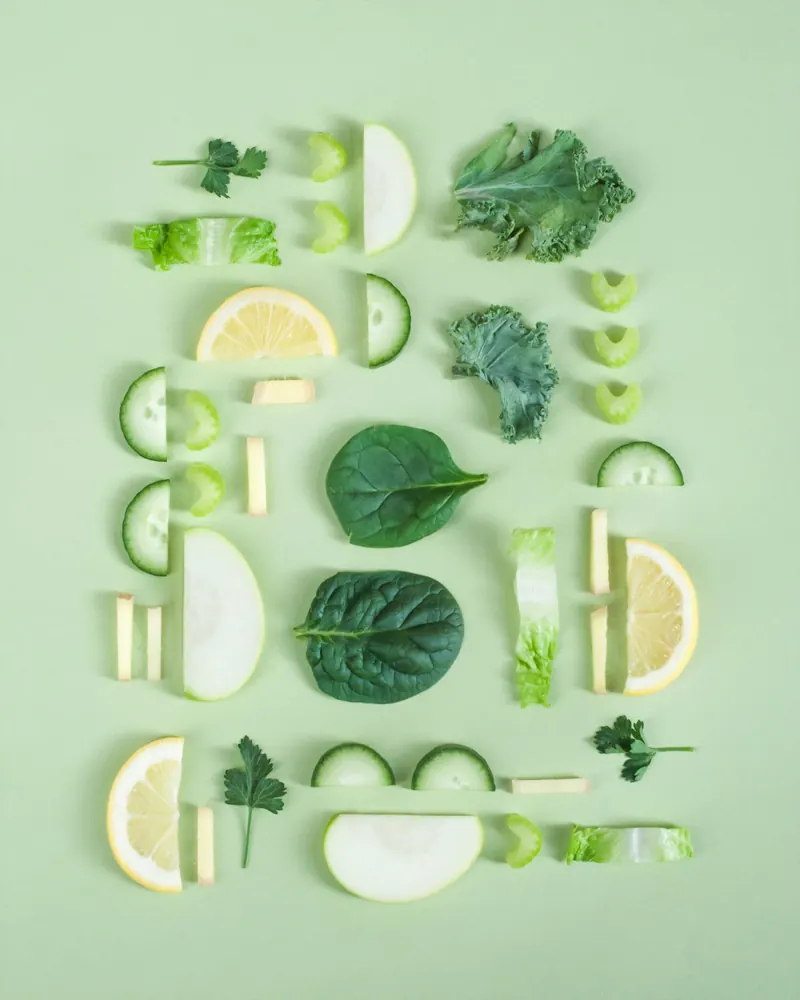
#> input picture apps/core/seed_data/images/package-sports.webp, 800 x 1000 px, given in place of banner-1.webp, which was not available
$ python recolor_theme_images.py
#> lines starting #> are read from the running program, lines starting #| are printed output that depends on the picture; pictures that were not available may be replaced by others from this repository, and a replacement may not be noted
"""
ساخت نسخه‌ی هم‌رنگ هویت بصری از تصاویر تزئینی قالب ClinicMaster.

فایل‌های اصلی قالب دست نمی‌خورند؛ خروجی در static/img/theme/ ذخیره می‌شود.
پالت از بنر کلینیک گرفته شده (سبز جنگلی تیره، زیتونی-مریمی، طلایی-بژ). با تغییر رنگ‌های
زیر و اجرای دوباره، تصاویر بازسازی می‌شوند:

    python tools/recolor_theme_images.py
"""
from pathlib import Path

from PIL import Image, ImageOps

BASE = Path(__file__).resolve().parent.parent
SRC = BASE / "static/clinicmaster/src/images"
OUT = BASE / "static/img/theme"

# duotone پس‌زمینه‌ها: تیره ← میانه ← روشن (متن سفید روی همه‌ی آن‌ها خواناست)
DARK, MID, LIGHT = (46, 52, 38), (84, 94, 64), (122, 132, 92)
GOLD = (217, 201, 160)  # #D9C9A0 — جایگزین زرد قالب


def duotone(src, dst, quality=82):
    image = Image.open(src).convert("L")
    image = ImageOps.autocontrast(image, cutoff=1)
    image = ImageOps.colorize(image, black=DARK, mid=MID, white=LIGHT)
    image.save(dst, "WEBP", quality=quality, method=6)


def recolor_alpha(src, dst, color):
    """شکل‌های تک‌رنگ شفاف (مثل جرقه‌های زرد): فقط رنگ عوض می‌شود، شفافیت می‌ماند."""
    image = Image.open(src).convert("RGBA")
    alpha = image.getchannel("A")
    solid = Image.new("RGBA", image.size, color + (255,))
    solid.putalpha(alpha)
    solid.save(dst, "PNG", optimize=True)


def main():
    OUT.mkdir(parents=True, exist_ok=True)
    duotone(SRC / "hero-banner/banner-1.webp", OUT / "hero-bg.webp")
#> in duotone, `image = ImageOps.colorize(image, black=DARK, mid=MID, white=LIGHT)`:
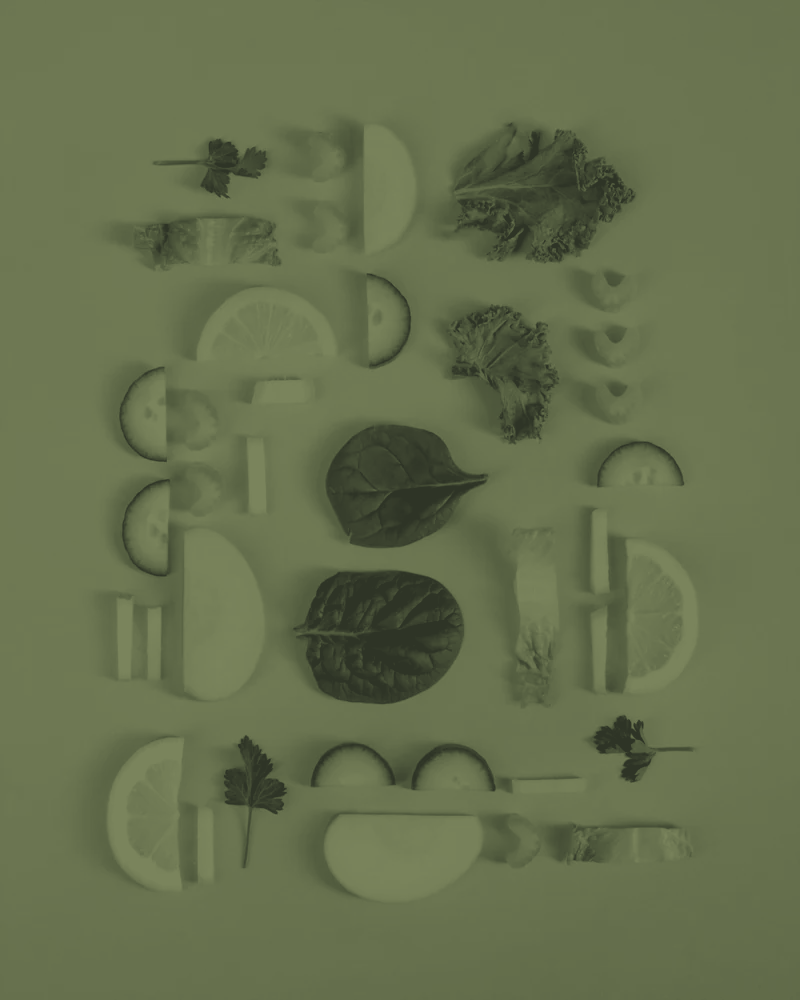
#> image: PIL image 800x1000 RGB; mean R, G, B 101.8, 111.5, 77
    duotone(SRC / "banner/bnr1.webp", OUT / "page-banner-bg.webp")
#> call 2 of duotone, with quality = 82
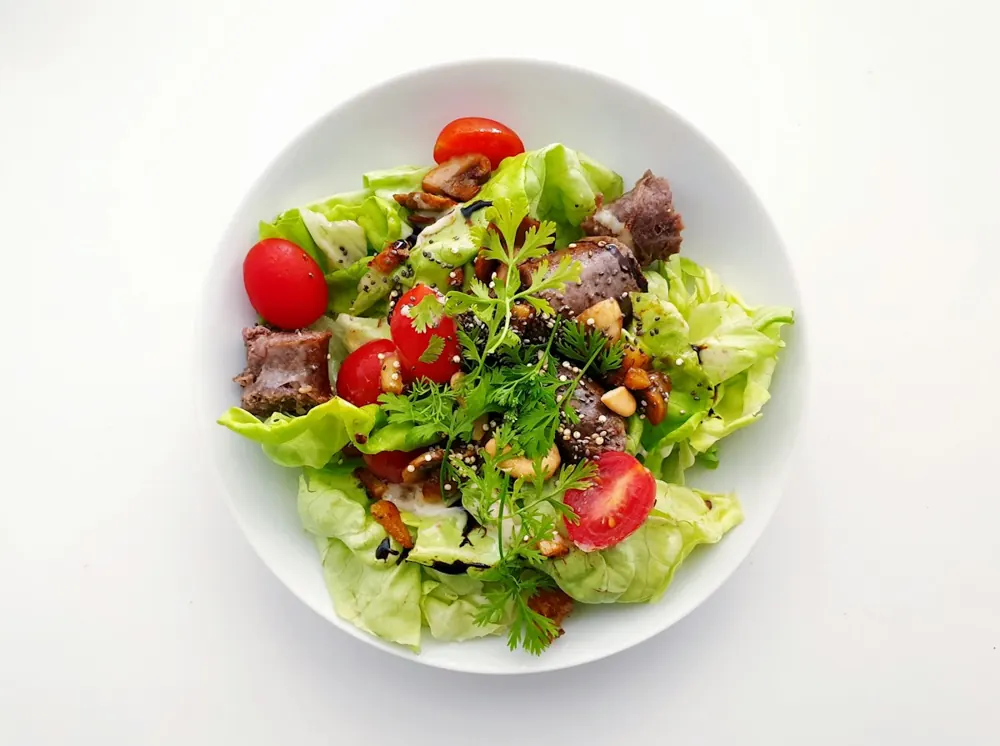
#> input picture apps/core/seed_data/images/package-weight-gain.webp, 1000 x 746 px, given in place of bnr1.webp, which was not available
#> in duotone (call 2), `image = ImageOps.autocontrast(image, cutoff=1)`:
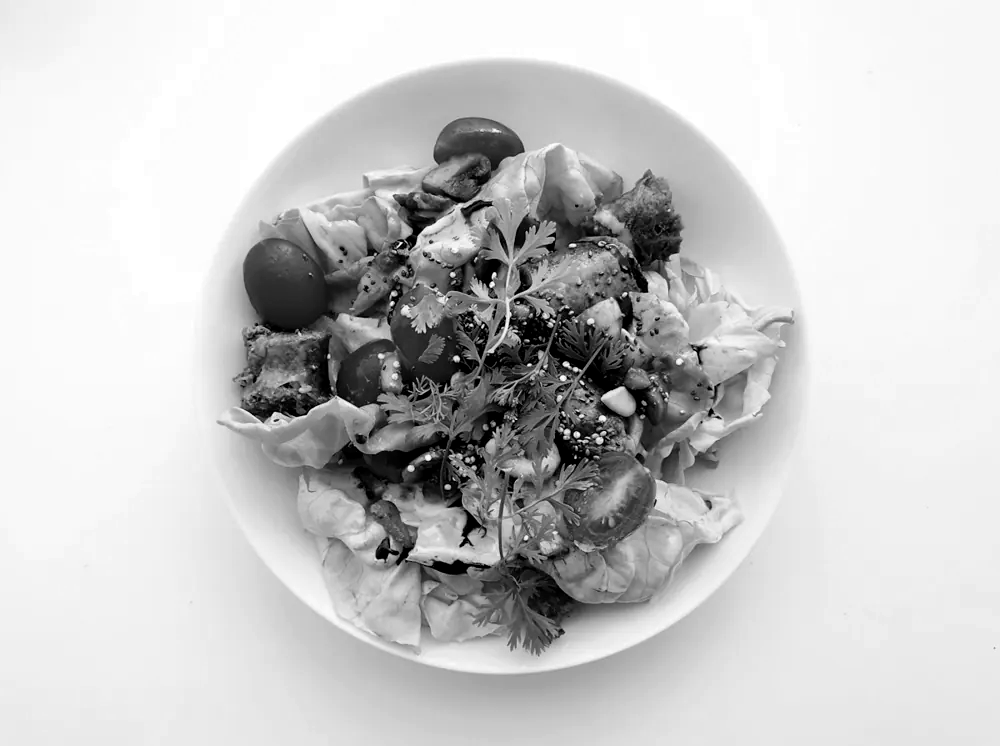
#> image: PIL image 1000x746 L; min 0, max 255, mean 200.6
#> in duotone (call 2), `image = ImageOps.colorize(image, black=DARK, mid=MID, white=LIGHT)`:
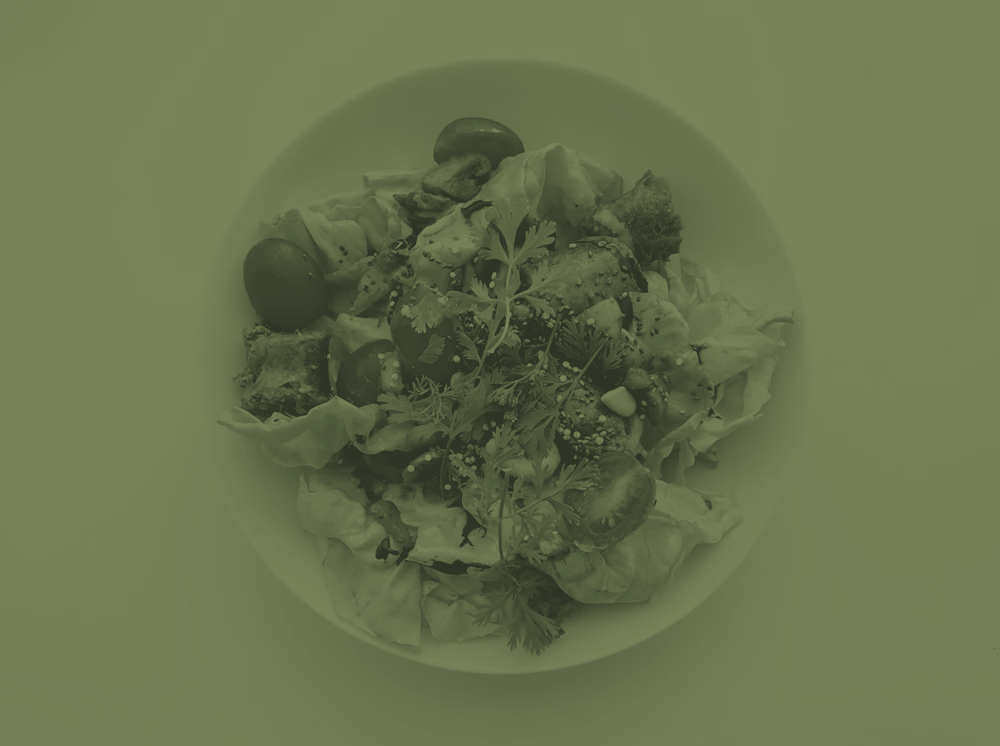
#> image: PIL image 1000x746 RGB; mean R, G, B 105.3, 115, 79.8
    recolor_alpha(SRC / "banner/item4.png", OUT / "sparkle-gold.png", GOLD)
#> in recolor_alpha, `alpha = image.getchannel("A")`: alpha: PIL image 1000x746 L; every value is 255
#> in recolor_alpha, `solid = Image.new("RGBA", image.size, color + (255,))`:
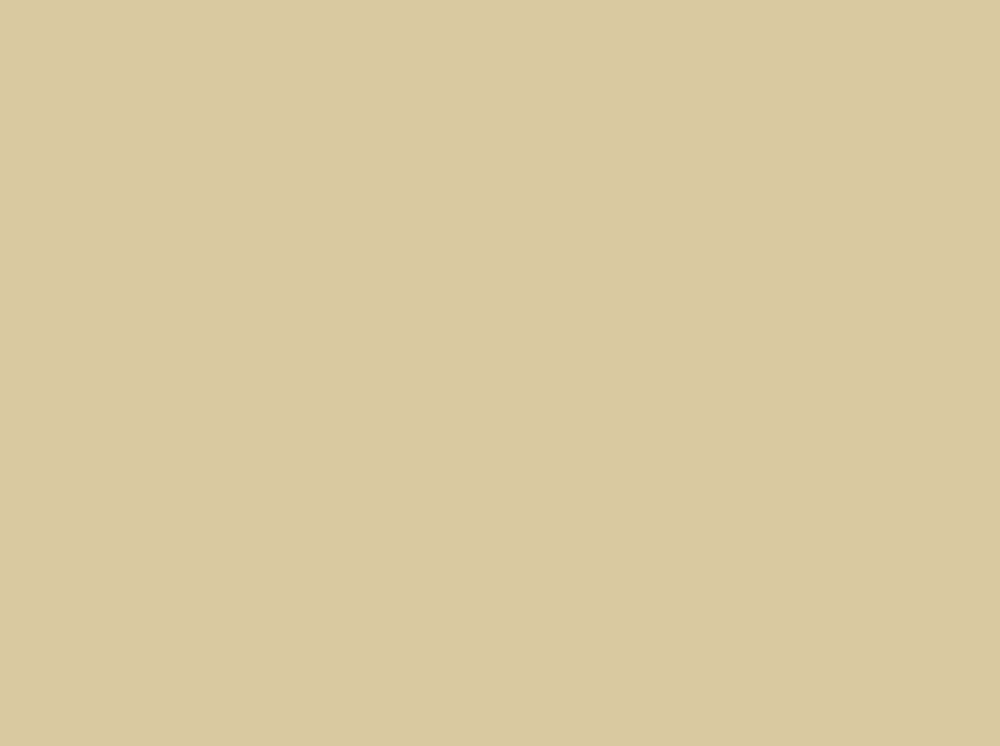
#> solid: PIL image 1000x746 RGBA; mean R, G, B, A 217, 201, 160, 255
    for path in sorted(OUT.iterdir()):
        print(f"{path.relative_to(BASE)}  {path.stat().st_size // 1024} KB")


if __name__ == "__main__":
    main()
